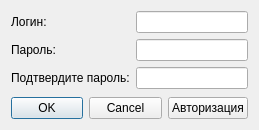
<?xml version="1.0" encoding="UTF-8"?>
<ui version="4.0">
 <class>RegistrationForm</class>
 <widget class="QWidget" name="RegistrationForm">
  <property name="geometry">
   <rect>
    <x>0</x>
    <y>0</y>
    <width>259</width>
    <height>130</height>
   </rect>
  </property>
  <property name="sizePolicy">
   <sizepolicy hsizetype="Minimum" vsizetype="Minimum">
    <horstretch>0</horstretch>
    <verstretch>0</verstretch>
   </sizepolicy>
  </property>
  <property name="minimumSize">
   <size>
    <width>259</width>
    <height>130</height>
   </size>
  </property>
  <property name="maximumSize">
   <size>
    <width>259</width>
    <height>130</height>
   </size>
  </property>
  <property name="windowTitle">
   <string>Form</string>
  </property>
  <layout class="QVBoxLayout" name="verticalLayout" stretch="1,0">
   <item>
    <layout class="QFormLayout" name="formLayout">
     <item row="0" column="0">
      <widget class="QLabel" name="label">
       <property name="text">
        <string>Логин:</string>
       </property>
      </widget>
     </item>
     <item row="0" column="1">
      <widget class="QLineEdit" name="loginEdit"/>
     </item>
     <item row="1" column="0">
      <widget class="QLabel" name="label_2">
       <property name="text">
        <string>Пароль:</string>
       </property>
      </widget>
     </item>
     <item row="1" column="1">
      <widget class="QLineEdit" name="passwordEdit">
       <property name="echoMode">
        <enum>QLineEdit::EchoMode::Password</enum>
       </property>
      </widget>
     </item>
     <item row="2" column="0">
      <widget class="QLabel" name="label_3">
       <property name="text">
        <string>Подтвердите пароль:</string>
       </property>
      </widget>
     </item>
     <item row="2" column="1">
      <widget class="QLineEdit" name="passwordConfirmEdit">
       <property name="echoMode">
        <enum>QLineEdit::EchoMode::Password</enum>
       </property>
      </widget>
     </item>
    </layout>
   </item>
   <item>
    <layout class="QHBoxLayout" name="horizontalLayout">
     <item>
      <widget class="QDialogButtonBox" name="buttonBox">
       <property name="standardButtons">
        <set>QDialogButtonBox::StandardButton::Cancel|QDialogButtonBox::StandardButton::Ok</set>
       </property>
      </widget>
     </item>
     <item>
      <widget class="QPushButton" name="loginButton">
       <property name="text">
        <string>Авторизация</string>
       </property>
      </widget>
     </item>
    </layout>
   </item>
  </layout>
 </widget>
 <resources/>
 <connections/>
</ui>
